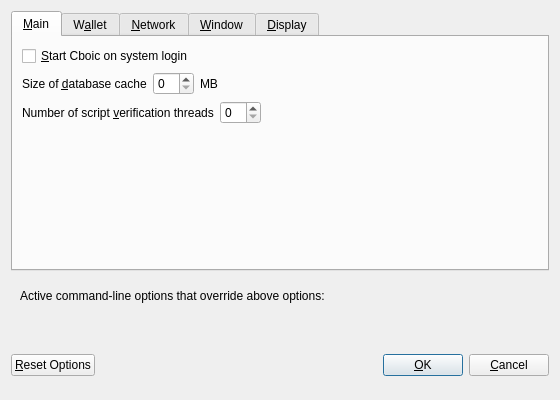
<?xml version="1.0" encoding="UTF-8"?>
<ui version="4.0">
 <class>OptionsDialog</class>
 <widget class="QDialog" name="OptionsDialog">
  <property name="geometry">
   <rect>
    <x>0</x>
    <y>0</y>
    <width>560</width>
    <height>400</height>
   </rect>
  </property>
  <property name="windowTitle">
   <string>Options</string>
  </property>
  <property name="modal">
   <bool>true</bool>
  </property>
  <layout class="QVBoxLayout" name="verticalLayout">
   <item>
    <widget class="QTabWidget" name="tabWidget">
     <property name="currentIndex">
      <number>0</number>
     </property>
     <widget class="QWidget" name="tabMain">
      <attribute name="title">
       <string>&amp;Main</string>
      </attribute>
      <layout class="QVBoxLayout" name="verticalLayout_Main">
       <item>
        <widget class="QCheckBox" name="bitcoinAtStartup">
         <property name="toolTip">
          <string>Automatically start Cboic after logging in to the system.</string>
         </property>
         <property name="text">
          <string>&amp;Start Cboic on system login</string>
         </property>
        </widget>
       </item>
       <item>
        <layout class="QHBoxLayout" name="horizontalLayout_2_Main">
         <item>
          <widget class="QLabel" name="databaseCacheLabel">
           <property name="text">
            <string>Size of &amp;database cache</string>
           </property>
           <property name="textFormat">
            <enum>Qt::PlainText</enum>
           </property>
           <property name="buddy">
            <cstring>databaseCache</cstring>
           </property>
          </widget>
         </item>
         <item>
          <widget class="QSpinBox" name="databaseCache"/>
         </item>
         <item>
          <widget class="QLabel" name="databaseCacheUnitLabel">
           <property name="text">
            <string>MB</string>
           </property>
           <property name="textFormat">
            <enum>Qt::PlainText</enum>
           </property>
          </widget>
         </item>
         <item>
          <spacer name="horizontalSpacer_2_Main">
           <property name="orientation">
            <enum>Qt::Horizontal</enum>
           </property>
           <property name="sizeHint" stdset="0">
            <size>
             <width>40</width>
             <height>20</height>
            </size>
           </property>
          </spacer>
         </item>
        </layout>
       </item>
       <item>
        <layout class="QHBoxLayout" name="horizontalLayout_3_Main">
         <item>
          <widget class="QLabel" name="threadsScriptVerifLabel">
           <property name="text">
            <string>Number of script &amp;verification threads</string>
           </property>
           <property name="textFormat">
            <enum>Qt::PlainText</enum>
           </property>
           <property name="buddy">
            <cstring>threadsScriptVerif</cstring>
           </property>
          </widget>
         </item>
         <item>
          <widget class="QSpinBox" name="threadsScriptVerif">
           <property name="toolTip">
            <string>(0 = auto, &lt;0 = leave that many cores free)</string>
           </property>
          </widget>
         </item>
         <item>
          <spacer name="horizontalSpacer_3_Main">
           <property name="orientation">
            <enum>Qt::Horizontal</enum>
           </property>
           <property name="sizeHint" stdset="0">
            <size>
             <width>40</width>
             <height>20</height>
            </size>
           </property>
          </spacer>
         </item>
        </layout>
       </item>
       <item>
        <spacer name="verticalSpacer_Main">
         <property name="orientation">
          <enum>Qt::Vertical</enum>
         </property>
         <property name="sizeHint" stdset="0">
          <size>
           <width>20</width>
           <height>40</height>
          </size>
         </property>
        </spacer>
       </item>
      </layout>
     </widget>
     <widget class="QWidget" name="tabWallet">
      <attribute name="title">
       <string>W&amp;allet</string>
      </attribute>
      <layout class="QVBoxLayout" name="verticalLayout_Wallet">
       <item>
        <widget class="QGroupBox" name="groupBox">
         <property name="title">
          <string>Expert</string>
         </property>
         <layout class="QVBoxLayout" name="verticalLayout_2">
          <item>
           <widget class="QCheckBox" name="coinControlFeatures">
            <property name="toolTip">
             <string>Whether to show coin control features or not.</string>
            </property>
            <property name="text">
             <string>Enable coin &amp;control features</string>
            </property>
           </widget>
          </item>
          <item>
           <widget class="QCheckBox" name="spendZeroConfChange">
            <property name="toolTip">
             <string>If you disable the spending of unconfirmed change, the change from a transaction cannot be used until that transaction has at least one confirmation. This also affects how your balance is computed.</string>
            </property>
            <property name="text">
             <string>&amp;Spend unconfirmed change</string>
            </property>
           </widget>
          </item>
         </layout>
        </widget>
       </item>
       <item>
        <spacer name="verticalSpacer_Wallet">
         <property name="orientation">
          <enum>Qt::Vertical</enum>
         </property>
         <property name="sizeHint" stdset="0">
          <size>
           <width>20</width>
           <height>40</height>
          </size>
         </property>
        </spacer>
       </item>
      </layout>
     </widget>
     <widget class="QWidget" name="tabNetwork">
      <attribute name="title">
       <string>&amp;Network</string>
      </attribute>
      <layout class="QVBoxLayout" name="verticalLayout_Network">
       <item>
        <widget class="QCheckBox" name="mapPortUpnp">
         <property name="toolTip">
          <string>Automatically open the Cboic client port on the router. This only works when your router supports UPnP and it is enabled.</string>
         </property>
         <property name="text">
          <string>Map port using &amp;UPnP</string>
         </property>
        </widget>
       </item>
       <item>
        <widget class="QCheckBox" name="allowIncoming">
         <property name="toolTip">
          <string>Accept connections from outside</string>
         </property>
         <property name="text">
          <string>Allow incoming connections</string>
         </property>
        </widget>
       </item>
       <item>
        <widget class="QCheckBox" name="connectSocks">
         <property name="toolTip">
          <string>Connect to the Cboic network through a SOCKS5 proxy.</string>
         </property>
         <property name="text">
          <string>&amp;Connect through SOCKS5 proxy (default proxy):</string>
         </property>
        </widget>
       </item>
       <item>
        <layout class="QHBoxLayout" name="horizontalLayout_1_Network">
         <item>
          <widget class="QLabel" name="proxyIpLabel">
           <property name="text">
            <string>Proxy &amp;IP:</string>
           </property>
           <property name="textFormat">
            <enum>Qt::PlainText</enum>
           </property>
           <property name="buddy">
            <cstring>proxyIp</cstring>
           </property>
          </widget>
         </item>
         <item>
          <widget class="QValidatedLineEdit" name="proxyIp">
           <property name="minimumSize">
            <size>
             <width>140</width>
             <height>0</height>
            </size>
           </property>
           <property name="maximumSize">
            <size>
             <width>140</width>
             <height>16777215</height>
            </size>
           </property>
           <property name="toolTip">
            <string>IP address of the proxy (e.g. IPv4: 127.0.0.1 / IPv6: ::1)</string>
           </property>
          </widget>
         </item>
         <item>
          <widget class="QLabel" name="proxyPortLabel">
           <property name="text">
            <string>&amp;Port:</string>
           </property>
           <property name="textFormat">
            <enum>Qt::PlainText</enum>
           </property>
           <property name="buddy">
            <cstring>proxyPort</cstring>
           </property>
          </widget>
         </item>
         <item>
          <widget class="QLineEdit" name="proxyPort">
           <property name="minimumSize">
            <size>
             <width>55</width>
             <height>0</height>
            </size>
           </property>
           <property name="maximumSize">
            <size>
             <width>55</width>
             <height>16777215</height>
            </size>
           </property>
           <property name="toolTip">
            <string>Port of the proxy (e.g. 9050)</string>
           </property>
          </widget>
         </item>
         <item>
          <spacer name="horizontalSpacer_1_Network">
           <property name="orientation">
            <enum>Qt::Horizontal</enum>
           </property>
           <property name="sizeHint" stdset="0">
            <size>
             <width>40</width>
             <height>20</height>
            </size>
           </property>
          </spacer>
         </item>
        </layout>
       </item>
       <item>
        <spacer name="verticalSpacer_Network">
         <property name="orientation">
          <enum>Qt::Vertical</enum>
         </property>
         <property name="sizeHint" stdset="0">
          <size>
           <width>20</width>
           <height>40</height>
          </size>
         </property>
        </spacer>
       </item>
      </layout>
     </widget>
     <widget class="QWidget" name="tabWindow">
      <attribute name="title">
       <string>&amp;Window</string>
      </attribute>
      <layout class="QVBoxLayout" name="verticalLayout_Window">
       <item>
        <widget class="QCheckBox" name="minimizeToTray">
         <property name="toolTip">
          <string>Show only a tray icon after minimizing the window.</string>
         </property>
         <property name="text">
          <string>&amp;Minimize to the tray instead of the taskbar</string>
         </property>
        </widget>
       </item>
       <item>
        <widget class="QCheckBox" name="minimizeOnClose">
         <property name="toolTip">
          <string>Minimize instead of exit the application when the window is closed. When this option is enabled, the application will be closed only after selecting Quit in the menu.</string>
         </property>
         <property name="text">
          <string>M&amp;inimize on close</string>
         </property>
        </widget>
       </item>
       <item>
        <spacer name="verticalSpacer_Window">
         <property name="orientation">
          <enum>Qt::Vertical</enum>
         </property>
         <property name="sizeHint" stdset="0">
          <size>
           <width>20</width>
           <height>40</height>
          </size>
         </property>
        </spacer>
       </item>
      </layout>
     </widget>
     <widget class="QWidget" name="tabDisplay">
      <attribute name="title">
       <string>&amp;Display</string>
      </attribute>
      <layout class="QVBoxLayout" name="verticalLayout_Display">
       <item>
        <layout class="QHBoxLayout" name="horizontalLayout_1_Display">
         <item>
          <widget class="QLabel" name="langLabel">
           <property name="text">
            <string>User Interface &amp;language:</string>
           </property>
           <property name="textFormat">
            <enum>Qt::PlainText</enum>
           </property>
           <property name="buddy">
            <cstring>lang</cstring>
           </property>
          </widget>
         </item>
         <item>
          <widget class="QValueComboBox" name="lang">
           <property name="toolTip">
            <string>The user interface language can be set here. This setting will take effect after restarting Cboic.</string>
           </property>
          </widget>
         </item>
        </layout>
       </item>
       <item>
        <layout class="QHBoxLayout" name="horizontalLayout_2_Display">
         <item>
          <widget class="QLabel" name="unitLabel">
           <property name="text">
            <string>&amp;Unit to show amounts in:</string>
           </property>
           <property name="textFormat">
            <enum>Qt::PlainText</enum>
           </property>
           <property name="buddy">
            <cstring>unit</cstring>
           </property>
          </widget>
         </item>
         <item>
          <widget class="QValueComboBox" name="unit">
           <property name="toolTip">
            <string>Choose the default subdivision unit to show in the interface and when sending coins.</string>
           </property>
          </widget>
         </item>
        </layout>
       </item>
       <item>
        <layout class="QHBoxLayout" name="horizontalLayout_3_Display">
         <item>
          <widget class="QLabel" name="thirdPartyTxUrlsLabel">
           <property name="toolTip">
            <string>Third party URLs (e.g. a block explorer) that appear in the transactions tab as context menu items. %s in the URL is replaced by transaction hash. Multiple URLs are separated by vertical bar |.</string>
           </property>
           <property name="text">
            <string>Third party transaction URLs</string>
           </property>
           <property name="buddy">
            <cstring>thirdPartyTxUrls</cstring>
           </property>
          </widget>
         </item>
         <item>
          <widget class="QLineEdit" name="thirdPartyTxUrls">
           <property name="toolTip">
            <string>Third party URLs (e.g. a block explorer) that appear in the transactions tab as context menu items. %s in the URL is replaced by transaction hash. Multiple URLs are separated by vertical bar |.</string>
           </property>
          </widget>
         </item>
        </layout>
       </item>
       <item>
        <spacer name="verticalSpacer_Display">
         <property name="orientation">
          <enum>Qt::Vertical</enum>
         </property>
         <property name="sizeHint" stdset="0">
          <size>
           <width>20</width>
           <height>40</height>
          </size>
         </property>
        </spacer>
       </item>
      </layout>
     </widget>
    </widget>
   </item>
   <item>
    <widget class="QFrame" name="frame">
     <layout class="QVBoxLayout" name="verticalLayout_Bottom">
      <item>
       <layout class="QHBoxLayout" name="horizontalLayout_Bottom">
        <item>
         <widget class="QLabel" name="overriddenByCommandLineInfoLabel">
          <property name="text">
           <string>Active command-line options that override above options:</string>
          </property>
          <property name="textFormat">
           <enum>Qt::PlainText</enum>
          </property>
         </widget>
        </item>
        <item>
         <spacer name="horizontalSpacer_Bottom">
          <property name="orientation">
           <enum>Qt::Horizontal</enum>
          </property>
          <property name="sizeHint" stdset="0">
           <size>
            <width>40</width>
            <height>20</height>
           </size>
          </property>
         </spacer>
        </item>
       </layout>
      </item>
      <item>
       <widget class="QLabel" name="overriddenByCommandLineLabel">
        <property name="text">
         <string/>
        </property>
        <property name="textFormat">
         <enum>Qt::PlainText</enum>
        </property>
        <property name="wordWrap">
         <bool>true</bool>
        </property>
       </widget>
      </item>
     </layout>
    </widget>
   </item>
   <item>
    <layout class="QHBoxLayout" name="horizontalLayout_Buttons">
     <item>
      <widget class="QPushButton" name="resetButton">
       <property name="toolTip">
        <string>Reset all client options to default.</string>
       </property>
       <property name="text">
        <string>&amp;Reset Options</string>
       </property>
       <property name="autoDefault">
        <bool>false</bool>
       </property>
      </widget>
     </item>
     <item>
      <spacer name="horizontalSpacer_1">
       <property name="orientation">
        <enum>Qt::Horizontal</enum>
       </property>
       <property name="sizeHint" stdset="0">
        <size>
         <width>40</width>
         <height>48</height>
        </size>
       </property>
      </spacer>
     </item>
     <item>
      <widget class="QLabel" name="statusLabel">
       <property name="minimumSize">
        <size>
         <width>200</width>
         <height>0</height>
        </size>
       </property>
       <property name="font">
        <font>
         <weight>75</weight>
         <bold>true</bold>
        </font>
       </property>
       <property name="text">
        <string/>
       </property>
       <property name="textFormat">
        <enum>Qt::PlainText</enum>
       </property>
       <property name="wordWrap">
        <bool>true</bool>
       </property>
      </widget>
     </item>
     <item>
      <spacer name="horizontalSpacer_2">
       <property name="orientation">
        <enum>Qt::Horizontal</enum>
       </property>
       <property name="sizeHint" stdset="0">
        <size>
         <width>40</width>
         <height>48</height>
        </size>
       </property>
      </spacer>
     </item>
     <item>
      <widget class="QPushButton" name="okButton">
       <property name="text">
        <string>&amp;OK</string>
       </property>
       <property name="autoDefault">
        <bool>false</bool>
       </property>
       <property name="default">
        <bool>true</bool>
       </property>
      </widget>
     </item>
     <item>
      <widget class="QPushButton" name="cancelButton">
       <property name="text">
        <string>&amp;Cancel</string>
       </property>
       <property name="autoDefault">
        <bool>false</bool>
       </property>
      </widget>
     </item>
    </layout>
   </item>
  </layout>
 </widget>
 <customwidgets>
  <customwidget>
   <class>QValidatedLineEdit</class>
   <extends>QLineEdit</extends>
   <header>qvalidatedlineedit.h</header>
  </customwidget>
  <customwidget>
   <class>QValueComboBox</class>
   <extends>QComboBox</extends>
   <header>qvaluecombobox.h</header>
  </customwidget>
 </customwidgets>
 <resources/>
 <connections/>
</ui>
